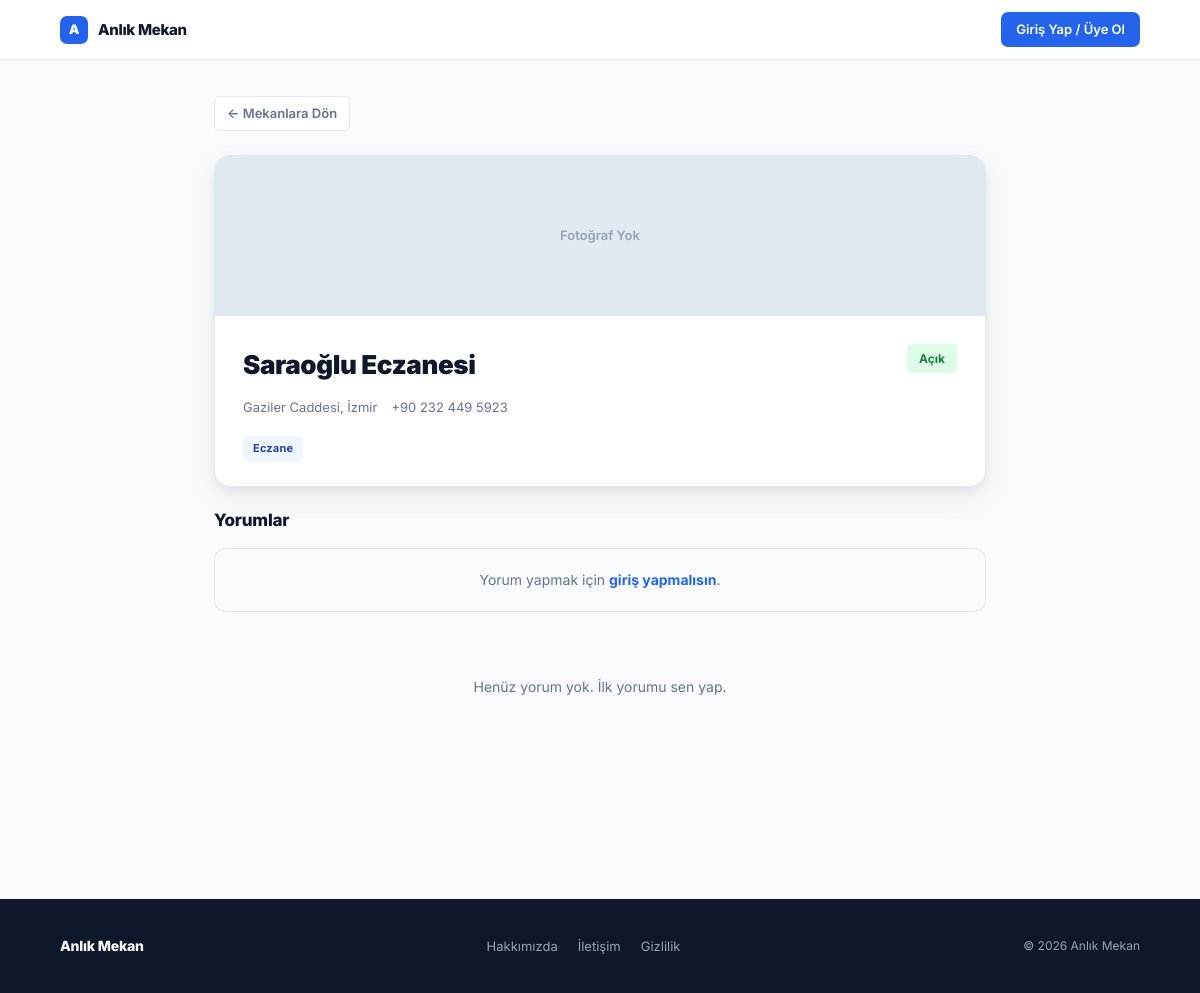
Page /mekan/26/ on the committed database.
### venues/models.py (models this page shows, shortened)
class Mekan(models.Model):
    KATEGORI_SECIMLERI = [
        ('KAFE', 'Kafe'),
        ('KUTUPHANE', 'Kütüphane'),
        ('ECZANE', 'Eczane'),
        ('RESTORAN', 'Restoran'),
        ('PUB', 'Pub'),
    ]
    SEHIR_SECIMLERI = [
        ('istanbul', 'İstanbul'),
        ('izmir', 'İzmir'),
        ('samsun', 'Samsun'),
        ('sakarya', 'Sakarya'),
    ]
    ad = models.CharField(max_length=100)
    kategori = models.CharField(max_length=20, choices=KATEGORI_SECIMLERI)
    sehir = models.CharField(max_length=20, choices=SEHIR_SECIMLERI, blank=True, null=True, verbose_name="Şehir")
    adres = models.TextField()
    img = models.ImageField(upload_to='mekanlar/', blank=True, null=True, verbose_name="Mekan Fotoğrafı")
    telefon = models.CharField(max_length=20, blank=True, null=True, verbose_name="Telefon")
    website = models.URLField(blank=True, null=True, verbose_name="Web Sitesi")
    su_an_acik = models.BooleanField(default=True)
    doluluk_orani = models.IntegerField(default=0, help_text="Yüzde olarak doluluk (Örn: 80)")
    acilis_saati = models.TimeField(null=True, blank=True, verbose_name="Açılış Saati")
    kapanis_saati = models.TimeField(null=True, blank=True, verbose_name="Kapanış Saati")
    sahibi = models.ForeignKey(User, on_delete=models.SET_NULL, null=True, blank=True, related_name='mekanlari')
    dogrulanmis_mi = models.BooleanField(default=False)
    dogrulama_token = models.UUIDField(default=uuid.uuid4, unique=True)
    anlik_duyuru = models.CharField(max_length=500, blank=True, null=True)
    latitude = models.DecimalField(max_digits=9, decimal_places=6, null=True, blank=True)
    longitude = models.DecimalField(max_digits=9, decimal_places=6, null=True, blank=True)
    wifi_var = models.BooleanField(default=False)
    priz_var = models.BooleanField(default=False)
    otopark_var = models.BooleanField(default=False)
    sigara_icin_uygun = models.BooleanField(default=False)
    bahce_var = models.BooleanField(default=False)
    engelli_erisimi_var = models.BooleanField(default=False)
    canli_muzik_var = models.BooleanField(default=False)
    evcil_hayvan_izinli = models.BooleanField(default=False)
    cocuk_oyun_alani_var = models.BooleanField(default=False)
    favorileyenler = models.ManyToManyField(User, related_name='favori_mekanlar', blank=True)
    def aktif_etkinlikler(self):
        return self.etkinlikler.filter(bitis__gte=timezone.now()).order_by('baslangic')

### venues/views.py (the view)
# urls.py: path('mekan/<int:mekan_id>/', views.mekan_detay, name='mekan_detay'),
def mekan_detay(request, mekan_id):
    mekan = get_object_or_404(Mekan, id=mekan_id)
    yorumlar = mekan.yorumlar.all().order_by('-tarih')
    etkinlikler = mekan.aktif_etkinlikler()
    if request.method == 'POST':
        if not request.user.is_authenticated:
            return redirect('login')
        form = YorumForm(request.POST, request.FILES)
        if form.is_valid():
            yeni_yorum = form.save(commit=False)
            yeni_yorum.mekan = mekan
            yeni_yorum.yazar = request.user
            yeni_yorum.save()
            return redirect('mekan_detay', mekan_id=mekan.id)
    else:
        form = YorumForm()
    return render(request, 'venues/mekan_detay.html', {
        'mekan': mekan,
        'yorumlar': yorumlar,
        'etkinlikler': etkinlikler,
        'form': form,
    })

### venues/templates/venues/mekan_detay.html (shortened to what this page needs)
{% extends 'venues/base.html' %}
{% block content %}
<div class="detay-wrap">
    <a href="{% url 'dashboard' %}" class="back-link">&#8592; Mekanlara Dön</a>
    <div class="venue-hero">
        {% if mekan.img %}
            <img src="{{ mekan.img.url }}" alt="{{ mekan.ad }}">
        {% else %}
            <div class="venue-hero-ph"><span>Fotoğraf Yok</span></div>
        {% endif %}
        <div class="venue-hero-body">
            <div class="venue-hero-top">
                <h1 class="venue-title">{{ mekan.ad }}</h1>
                {% if mekan.su_an_acik %}
                    <span class="s-pill-open">Açık</span>
                {% else %}
                    <span class="s-pill-close">Kapalı</span>
                {% endif %}
            </div>
            <div class="venue-meta-row">
                <span>{{ mekan.adres }}</span>
                {% if mekan.telefon %}<span>{{ mekan.telefon }}</span>{% endif %}
            </div>
            <div class="tags">
                <span class="tag" style="background:#eff6ff;color:#1e40af;">{{ mekan.get_kategori_display }}</span>
            </div>
        </div>
    </div>
    <h2 class="section-title">Yorumlar</h2>
    {% if user.is_authenticated %}
    <div class="comment-form-card">
        <h3>Deneyimini Paylaş</h3>
        <form method="POST" enctype="multipart/form-data">
            {% csrf_token %}
            <div class="f-group">
                <label class="f-label">Yorumun</label>
                {{ form.icerik }}
            </div>
            <div class="f-group">
                <label class="f-label">Fotoğraf (isteğe bağlı)</label>
                {{ form.fotoğraf }}
            </div>
            <button type="submit" class="btn-comment">Yorum Yap</button>
        </form>
    </div>
    {% else %}
    <div class="login-prompt">
        Yorum yapmak için <a href="{% url 'login' %}">giriş yapmalısın</a>.
    </div>
    {% endif %}
    {% for yorum in yorumlar %}
    <div class="comment-card">
        <div class="comment-header">
            <span class="comment-author">{{ yorum.yazar.username }}</span>
            <span class="comment-date">{{ yorum.tarih|date:"d F Y" }}</span>
        </div>
        <p class="comment-text">{{ yorum.icerik }}</p>
        {% if yorum.fotoğraf %}<img src="{{ yorum.fotoğraf.url }}" class="comment-img" alt="">{% endif %}
    </div>
    {% empty %}
    <div class="empty-comments">Henüz yorum yok. İlk yorumu sen yap.</div>
    {% endfor %}
</div>
{% endblock %}

### rows in the picture
Mekan: ad "Saraoğlu Eczanesi", adres "Gaziler Caddesi, İzmir", telefon "+90 232 449 5923", kategori "Eczane"
